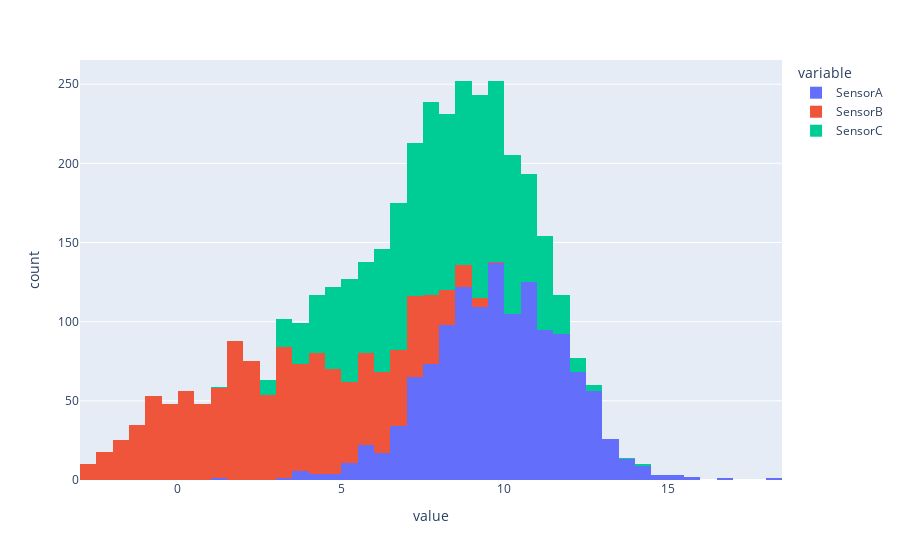

This figure's notebook cell:
### Code cell
fig5 = px.histogram(df)
fig5.show()

### Figure 1 — Plotly figure (JSON) as saved in the notebook; plotly's stock layout.template omitted (floating-point values rounded to 4 significant figures; data arrays with more than 128 entries replaced by an {"elided": "..."} marker saying what was removed)
{"data": [{"alignmentgroup": "True", "bingroup": "x", "hovertemplate": "variable=SensorA<br>value=%{x}<br>count=%{y}<extra></extra>", "legendgroup": "SensorA", "marker": {"color": "#636efa", "pattern": {"shape": ""}}, "name": "SensorA", "offsetgroup": "SensorA", "orientation": "v", "showlegend": true, "type": "histogram", "x": {"elided": "1440 float values"}, "xaxis": "x", "yaxis": "y"}, {"alignmentgroup": "True", "bingroup": "x", "hovertemplate": "variable=SensorB<br>value=%{x}<br>count=%{y}<extra></extra>", "legendgroup": "SensorB", "marker": {"color": "#EF553B", "pattern": {"shape": ""}}, "name": "SensorB", "offsetgroup": "SensorB", "orientation": "v", "showlegend": true, "type": "histogram", "x": {"elided": "1440 float values"}, "xaxis": "x", "yaxis": "y"}, {"alignmentgroup": "True", "bingroup": "x", "hovertemplate": "variable=SensorC<br>value=%{x}<br>count=%{y}<extra></extra>", "legendgroup": "SensorC", "marker": {"color": "#00cc96", "pattern": {"shape": ""}}, "name": "SensorC", "offsetgroup": "SensorC", "orientation": "v", "showlegend": true, "type": "histogram", "x": {"elided": "1440 float values"}, "xaxis": "x", "yaxis": "y"}], "layout": {"barmode": "relative", "legend": {"title": {"text": "variable"}, "tracegroupgap": 0}, "margin": {"t": 60}, "xaxis": {"anchor": "y", "domain": [0, 1], "title": {"text": "value"}}, "yaxis": {"anchor": "x", "domain": [0, 1], "title": {"text": "count"}}}}
